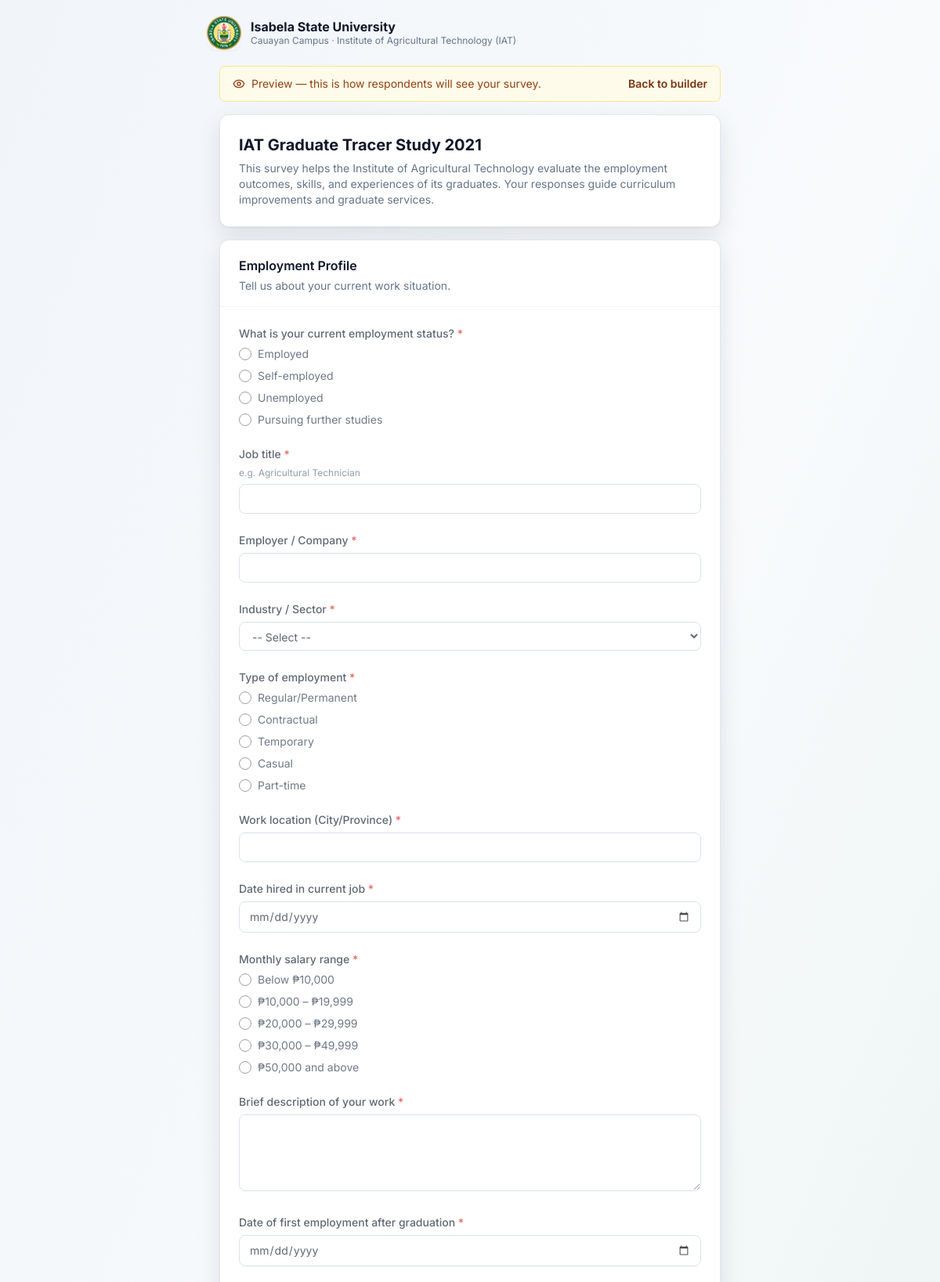
The page /admin/surveys/37/preview (signed in, upper part) on the database its author committed.
### tables this page shows
CREATE TABLE `surveys` (
  `id` bigint(20) UNSIGNED NOT NULL,
  `title` varchar(191) NOT NULL,
  `description` text DEFAULT NULL,
  `confirmation_message` text DEFAULT NULL,
  `status` enum('draft','active','closed') NOT NULL DEFAULT 'draft',
  `start_date` date DEFAULT NULL,
  `end_date` date DEFAULT NULL,
  `tracer_year` smallint(5) UNSIGNED DEFAULT NULL,
  `require_invitation` tinyint(1) NOT NULL DEFAULT 1,
  `invitation_expiry_days` int(11) NOT NULL DEFAULT 30,
  `created_by` bigint(20) UNSIGNED DEFAULT NULL,
  `created_at` timestamp NULL DEFAULT current_timestamp(),
  `updated_at` timestamp NULL DEFAULT current_timestamp() ON UPDATE current_timestamp(),
  `deleted_at` timestamp NULL DEFAULT NULL
);

CREATE TABLE `survey_sections` (
  `id` bigint(20) UNSIGNED NOT NULL,
  `survey_id` bigint(20) UNSIGNED NOT NULL,
  `title` varchar(191) NOT NULL,
  `description` text DEFAULT NULL,
  `sort_order` int(11) NOT NULL DEFAULT 0,
  `created_at` timestamp NULL DEFAULT current_timestamp(),
  `updated_at` timestamp NULL DEFAULT current_timestamp() ON UPDATE current_timestamp()
);

CREATE TABLE `survey_questions` (
  `id` bigint(20) UNSIGNED NOT NULL,
  `survey_id` bigint(20) UNSIGNED NOT NULL,
  `section_id` bigint(20) UNSIGNED DEFAULT NULL,
  `question_key` varchar(100) DEFAULT NULL,
  `question_text` text NOT NULL,
  `help_text` text DEFAULT NULL,
  `type` enum('text','long_text','number','date','single_choice','multiple_choice','dropdown','likert','yes_no','linear_scale','rating','time','image_upload') NOT NULL DEFAULT 'text',
  `likert_scale` tinyint(3) UNSIGNED DEFAULT NULL,
  `validation` longtext DEFAULT NULL CHECK (json_valid(`validation`)),
  `is_required` tinyint(1) NOT NULL DEFAULT 1,
  `sort_order` int(11) NOT NULL DEFAULT 0,
  `created_at` timestamp NULL DEFAULT current_timestamp(),
  `updated_at` timestamp NULL DEFAULT current_timestamp() ON UPDATE current_timestamp(),
  `deleted_at` timestamp NULL DEFAULT NULL
);

CREATE TABLE `survey_options` (
  `id` bigint(20) UNSIGNED NOT NULL,
  `question_id` bigint(20) UNSIGNED NOT NULL,
  `option_text` varchar(255) NOT NULL,
  `option_value` varchar(100) DEFAULT NULL,
  `sort_order` int(11) NOT NULL DEFAULT 0,
  `created_at` timestamp NULL DEFAULT current_timestamp(),
  `updated_at` timestamp NULL DEFAULT current_timestamp() ON UPDATE current_timestamp()
);

### views/partials/_question_input.php (the view, shortened to what the rows shown need)
<?php
$name = $name ?? ('answers[' . (int) ($q['id'] ?? 0) . ']');
$value = $value ?? null;
$options = $q['options'] ?? [];
$valid = \App\Models\SurveyQuestion::decodeValidation($q['validation'] ?? null);
$required = !empty($q['is_required']);
$isChecked = static function ($k, $value) {
    if (is_array($value)) {
        $vals = array_map('strval', $value);
        return in_array((string) $k, $vals, true) ? 'checked' : '';
    }
    return $value !== null && (string) $value === (string) $k ? 'checked' : '';
};
$textValue = static function ($value) {
    if (is_array($value)) {
        return $value[0] ?? '';
    }
    return (string) ($value ?? '');
};
switch ($q['type']) {
    case 'text':
        $attrs = '';
        if (!empty($valid['email'])) {
            $attrs .= ' type="email" placeholder="you@example.com"';
        } else {
            $attrs .= ' type="text"';
        }
        echo '<input ' . $attrs . ' name="' . e($name) . '" id="q-' . (int) $q['id'] . '" class="input" ' . ($required ? 'required' : '') . ' value="' . e($textValue($value)) . '">';
        break;
    case 'long_text':
        echo '<textarea name="' . e($name) . '" id="q-' . (int) $q['id'] . '" rows="4" class="input" ' . ($required ? 'required' : '') . '>' . e($textValue($value)) . '</textarea>';
        break;
    case 'date':
        echo '<input type="date" name="' . e($name) . '" id="q-' . (int) $q['id'] . '" class="input" ' . ($required ? 'required' : '') . ' value="' . e($textValue($value)) . '">';
        break;
    case 'image_upload':
        $fileName = 'answer_file_' . (int) $q['id'];
        echo '<div class="rounded-lg border border-dashed border-ink-300 bg-ink-50/70 p-4">';
        echo '<label class="flex items-center gap-3 cursor-pointer">';
        echo '<span class="inline-flex w-10 h-10 items-center justify-center rounded-lg bg-white border border-ink-200 text-brand-700"><i data-lucide="image-up" class="w-5 h-5"></i></span>';
        echo '<span class="min-w-0"><span class="block text-sm font-medium text-ink-800">Upload image</span><span class="block text-xs text-ink-500">JPG, PNG, GIF, or WebP. Max 5 MB.</span></span>';
        echo '<input type="file" name="' . e($fileName) . '" id="q-' . (int) $q['id'] . '" class="sr-only" accept="image/jpeg,image/png,image/gif,image/webp" ' . ($required ? 'required' : '') . '>';
        echo '</label>';
        echo '<p class="mt-2 text-xs text-ink-500" data-file-name>No file selected</p>';
        echo '</div>';
        break;
    case 'dropdown':
        echo '<select name="' . e($name) . '" id="q-' . (int) $q['id'] . '" class="input" ' . ($required ? 'required' : '') . '>';
        echo '<option value="">-- Select --</option>';
        echo '</select>';
        break;
    case 'multiple_choice':
        $minSel = (int) ($valid['min_selections'] ?? 0);
        $maxSel = $valid['max_selections'] ?? 0;
        echo '<div class="space-y-2" data-multiselect data-min="' . $minSel . '" data-max="' . (int) $maxSel . '">';
        foreach ($options as $o) {
            echo '<label class="flex items-start gap-2 text-sm text-ink-700 cursor-pointer">';
            echo '<input type="checkbox" name="' . e($name) . '[]" value="' . e($o['option_value']) . '" class="w-4 h-4 mt-0.5 rounded border-ink-300 text-brand-700 focus:ring-brand-500" ' . $isChecked($o['option_value'], $value) . '>';
            echo '<span>' . e($o['option_text']) . '</span></label>';
        }
        echo '</div>';
        break;
    case 'yes_no':
        foreach ([['Yes', 'Yes'], ['No', 'No']] as [$label, $val]) {
            echo '<label class="inline-flex items-center gap-2 text-sm text-ink-700 cursor-pointer mr-4">';
            echo '<input type="radio" name="' . e($name) . '" value="' . e($val) . '" class="w-4 h-4 border-ink-300 text-brand-700 focus:ring-brand-500" ' . ($required ? 'required' : '') . ' ' . $isChecked($val, $value) . '>';
            echo '<span>' . e($label) . '</span></label>';
        }
        break;
    case 'likert':
        echo '<div class="flex flex-wrap items-stretch gap-1.5" data-likert>';
        foreach ($options as $o) {
            $active = $isChecked($o['option_value'], $value);
            echo '<label class="likert-chip flex-1 min-w-[90px] text-center cursor-pointer rounded-lg border border-ink-200 px-2 py-2.5 hover:border-brand-400 hover:bg-brand-50 transition-colors">';
            echo '<input type="radio" name="' . e($name) . '" value="' . e($o['option_value']) . '" class="sr-only" ' . ($required ? 'required' : '') . ' ' . $active . '>';
            echo '<span class="text-xs font-medium text-ink-700 block">' . e($o['option_text']) . '</span>';
            echo '</label>';
        }
        echo '</div>';
        break;
    case 'rating':
        $stars = max(1, (int) ($valid['stars'] ?? $q['likert_scale'] ?? 5));
        $current = $value !== null ? (int) $value : 0;
        echo '<div class="flex items-center gap-1" data-rating data-stars="' . $stars . '" data-current="' . $current . '">';
        for ($i = 1; $i <= $stars; $i++) {
            $active = $current >= $i;
            echo '<button type="button" data-star="' . $i . '" class="star-btn w-10 h-10 rounded-lg border border-ink-200 flex items-center justify-center ' . ($active ? 'active' : '') . '" title="' . $i . ' / ' . $stars . '">';
            echo '<i data-lucide="star" class="w-5 h-5"></i>';
            echo '</button>';
        }
        echo '<input type="hidden" name="' . e($name) . '" value="' . ($current > 0 ? $current : '') . '" ' . ($required ? 'required' : '') . '>';
        echo '</div>';
        break;
    default:
        echo '<div class="space-y-2" data-single>';
        foreach ($options as $o) {
            echo '<label class="flex items-start gap-2 text-sm text-ink-700 cursor-pointer">';
            echo '<input type="radio" name="' . e($name) . '" value="' . e($o['option_value']) . '" class="w-4 h-4 mt-0.5 border-ink-300 text-brand-700 focus:ring-brand-500" ' . ($required ? 'required' : '') . ' ' . $isChecked($o['option_value'], $value) . '>';
            echo '<span>' . e($o['option_text']) . '</span></label>';
        }
        echo '</div>';
        break;
}

### views/public/survey/preview.php
<?php
$sections = $sections ?? [];
?>
<div class="space-y-4">
    <div class="rounded-lg border border-amber-200 bg-amber-50 px-4 py-3 flex items-center gap-2 text-sm text-amber-800">
        <i data-lucide="eye" class="w-4 h-4"></i>
        Preview &mdash; this is how respondents will see your survey.
        <a href="<?= url('admin/surveys/' . (int) $survey['id']) ?>" class="ml-auto font-semibold text-amber-900 hover:underline">Back to builder</a>
    </div>
    <div class="survey-card rounded-xl bg-white border border-ink-200 overflow-hidden">
        <div class="p-6">
            <h1 class="text-xl font-bold text-ink-900"><?= e($survey['title']) ?></h1>
            <?php if (!empty($survey['description'])): ?>
                <p class="text-sm text-ink-500 mt-1.5 whitespace-pre-line"><?= e($survey['description']) ?></p>
            <?php endif; ?>
        </div>
    </div>
    <?php foreach ($sections as $section): ?>
        <div class="survey-card rounded-xl bg-white border border-ink-200">
            <div class="px-6 pt-5 pb-4 border-b border-ink-100">
                <h2 class="font-semibold text-ink-900"><?= e($section['title']) ?></h2>
                <?php if (!empty($section['description'])): ?>
                    <p class="text-sm text-ink-500 mt-1"><?= e($section['description']) ?></p>
                <?php endif; ?>
            </div>
            <div class="p-6 space-y-6">
                <?php foreach ($section['questions'] as $q): ?>
                    <div class="opacity-70 pointer-events-none">
                        <label class="block font-medium text-ink-800 text-sm mb-1.5">
                            <?= e($q['question_text']) ?>
                            <?php if ($q['is_required']): ?><span class="text-red-600">*</span><?php endif; ?>
                        </label>
                        <?php if (!empty($q['help_text'])): ?>
                            <p class="text-xs text-ink-500 mb-1.5"><?= e($q['help_text']) ?></p>
                        <?php endif; ?>
                        <?= \App\Core\View::partial('partials/_question_input', [
                            'q' => $q,
                            'name' => 'preview_' . (int) $q['id'],
                        ]) ?>
                    </div>
                <?php endforeach; ?>
            </div>
        </div>
    <?php endforeach; ?>
</div>

### app/Core/Router.php (shortened to what the rows shown need)
<?php
final class Router
{
    private array $routes = [];
    private function add(string $method, string $uri, string|array|Closure $action): Route
    {
        $uri = '/' . trim($uri, '/');
        $route = new Route($method, $uri, $action);
        $this->routes[] = $route;
        return $route;
    }
    public function dispatch(Request $request): void
    {
        $method = $request->method();
        $path = $request->path();
        foreach ($this->routes as $route) {
            $params = $route->matches($method, $path);
            if ($params === null) {
                continue;
            }
            $next = function () use ($route, $request, $params): void {
                $this->executeAction($route, $request, $params);
            };
            foreach (array_reverse($route->middleware) as $middleware) {
                $next = $this->wrapMiddleware($middleware, $next);
            }
            $next();
            return;
        }
    }
    private function wrapMiddleware($middleware, Closure $next): Closure
    {
        return function () use ($middleware, $next): void {
            if ($middleware instanceof Closure) {
                $middleware($next);
                return;
            }
            if (is_string($middleware)) {
                $instance = $this->resolveMiddleware($middleware);
                $instance->handle($next);
                return;
            }
            $next();
        };
    }
    private function resolveMiddleware(string $class): MiddlewareInterface
    {
        $instance = new $class();
        return $instance;
    }
    private function executeAction(Route $route, Request $request, array $params): void
    {
        $action = $route->action;
        if (is_string($action) && str_contains($action, '@')) {
            [$controller, $method] = explode('@', $action, 2);
        } elseif (is_array($action) && count($action) === 2) {
            [$controller, $method] = $action;
        } else {
            throw new \RuntimeException('Invalid route action for ' . $route->uri);
        }
        $instance = new $controller();
        $instance->{$method}($request, $params);
    }
}

### rows shown on the page
surveys: title "IAT Graduate Tracer Study 2021", description "This survey helps the Institute of Agricultural Technology evaluate the employment outcomes, skills, and experiences of its graduates. Your responses guide curriculum improvements and graduate services."
survey_sections: title "Employment Profile", description "Tell us about your current work situation."
survey_questions: question_text "What is your current employment status?", is_required "☐ Employed", is_required "☐ Self-employed", is_required "☐ Unemployed", is_required "☐ Pursuing further studies"
survey_options: option_text "Employed"
survey_options: option_text "Self-employed"
survey_options: option_text "Unemployed"
survey_options: option_text "Pursuing further studies"
survey_questions: question_text "Job title", help_text "e.g. Agricultural Technician"
survey_questions: question_text "Employer / Company"
survey_questions: question_text "Industry / Sector"
survey_questions: question_text "Type of employment", is_required "☐ Regular/Permanent", is_required "☐ Contractual", is_required "☐ Temporary", is_required "☐ Casual", is_required "☐ Part-time"
survey_options: option_text "Regular/Permanent"
survey_options: option_text "Contractual"
survey_options: option_text "Temporary"
survey_options: option_text "Casual"
survey_options: option_text "Part-time"
survey_questions: question_text "Work location (City/Province)"
survey_questions: question_text "Date hired in current job"
survey_questions: question_text "Monthly salary range", is_required "☐ Below ₱10,000", is_required "☐ ₱10,000 – ₱19,999", is_required "☐ ₱20,000 – ₱29,999", is_required "☐ ₱30,000 – ₱49,999", is_required "☐ ₱50,000 and above"
survey_options: option_text "Below ₱10,000"
survey_options: option_text "₱10,000 – ₱19,999"
survey_options: option_text "₱20,000 – ₱29,999"
survey_options: option_text "₱30,000 – ₱49,999"
survey_options: option_text "₱50,000 and above"
survey_questions: question_text "Brief description of your work"
survey_questions: question_text "Date of first employment after graduation"

### other values the page prints
$appName "Isabela State University"
